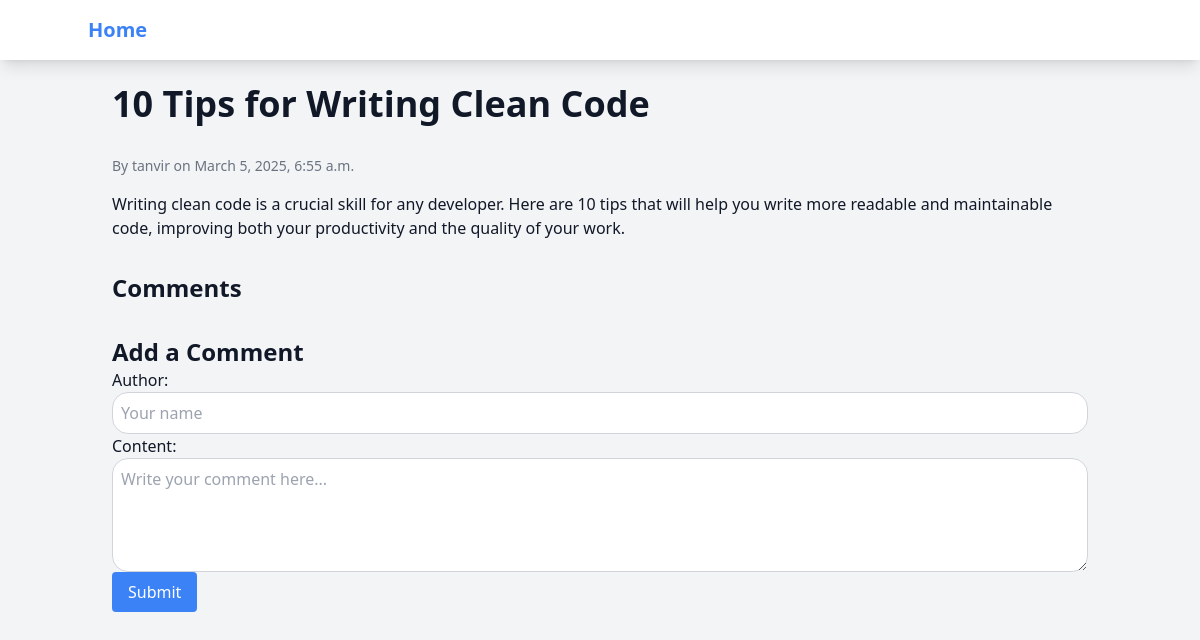
The page /post/10-tips-for-writing-clean-code/ on the database its author committed.
### App/models.py (models this page shows, shortened)
class Post(models.Model):
    title = models.CharField(max_length=200)
    slug = models.SlugField(max_length=200, unique=True, blank=True)
    author = models.ForeignKey(User, on_delete=models.CASCADE)
    content = models.TextField()
    category = models.ForeignKey(Category, on_delete=models.SET_NULL, null=True, blank=True)
    created_at = models.DateTimeField(auto_now_add=True)
    updated_at = models.DateTimeField(auto_now=True)
    published = models.BooleanField(default=False)

### App/views.py (the view)
# urls.py: path('post/<slug:slug>/', views.post_detail, name='post_detail'),
def post_detail(request, slug):
    post = get_object_or_404(Post, slug=slug)
    comments = post.comments.all()
    if request.method == 'POST':
        form = CommentForm(request.POST)
        if form.is_valid():
            comment = form.save(commit=False)
            comment.post = post
            comment.save()
            return redirect('post_detail', slug=post.slug)
    else:
        form = CommentForm()
    return render(request, 'blog/post_detail.html', {'post': post, 'comments': comments, 'form': form})

### App/forms.py
class CommentForm(forms.ModelForm):
    class Meta:
        model = Comment
        fields = ['author', 'content']
        widgets = {
            'author': forms.TextInput(attrs={
                'class': 'w-full p-2 border border-gray-300 rounded-2xl',
                'placeholder': 'Your name'
            }),
            'content': forms.Textarea(attrs={
                'class': 'w-full p-2 border border-gray-300 rounded-2xl',
                'rows': 4,
                'placeholder': 'Write your comment here...'
            })
        }

### App/templates/blog/post_detail.html (shortened to what this page needs)
{% extends 'blog/base.html' %}
{% block content %}
<h1 class="text-4xl font-bold mb-8">{{ post.title }}</h1>
<p class="text-sm text-gray-500">By {{ post.author }} on {{ post.created_at }}</p>
<div class="mt-4">{{ post.content }}</div>
<h2 class="text-2xl font-semibold mt-8">Comments</h2>
<h2 class="text-2xl font-semibold mt-8">Add a Comment</h2>
<form method="post">
    {{ form.as_p }}
    <button type="submit" class="bg-blue-500 text-white px-4 py-2 rounded">Submit</button>
</form>
{% endblock %}

### rows shown on the page
Post: title "10 Tips for Writing Clean Code", author "tanvir", created_at "March 5, 2025, 6:55 a.m.", content "Writing clean code is a crucial skill for any developer. Here are 10 tips that will help you write more readable and maintainable code, improving both your productivity and the quality of your work."
